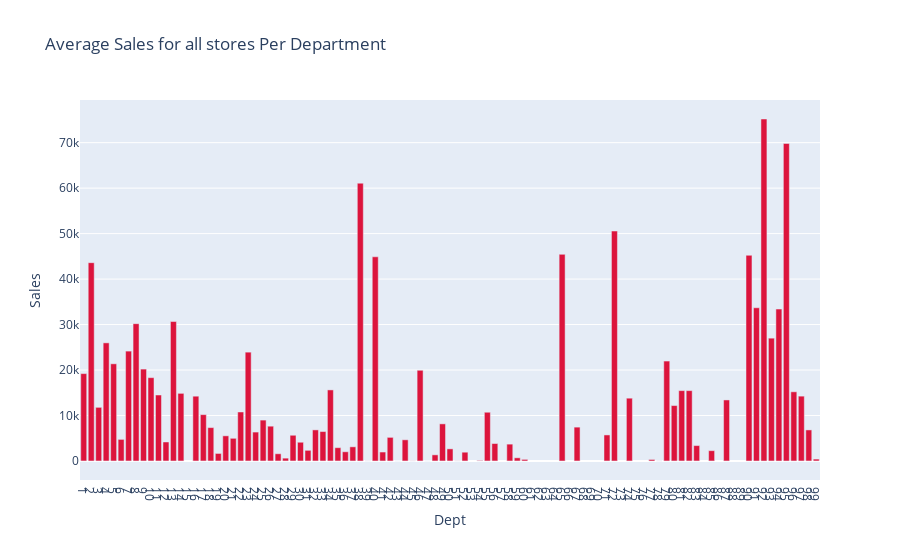

This figure's notebook cell:
### Code cell
#averagee department sales barblot
dept_sales = train.groupby('Dept')['Weekly_Sales'].mean().sort_values(ascending=False)


fig = px.bar(dept_sales, 
             x=dept_sales.index, 
             y=dept_sales.values,  
             title="Average Sales for all stores Per Department",
             labels={'x':'Dept', 'y':'Sales'},
             color_discrete_sequence=["#DC143C"])

fig.update_xaxes(tick0=1, dtick=1)

fig.show()

### Figure 1 — Plotly figure (JSON) as saved in the notebook; plotly's stock layout.template omitted (floating-point values rounded to 4 significant figures)
{"data": [{"alignmentgroup": "True", "hovertemplate": "Dept=%{x}<br>Sales=%{y}<extra></extra>", "legendgroup": "", "marker": {"color": "#DC143C", "pattern": {"shape": ""}}, "name": "", "offsetgroup": "", "orientation": "v", "showlegend": false, "textposition": "auto", "type": "bar", "x": [92, 95, 38, 72, 65, 90, 40, 2, 91, 94, 13, 8, 93, 4, 7, 23, 79, 5, 9, 46, 1, 10, 34, 81, 82, 96, 14, 11, 97, 16, 74, 87, 80, 3, 22, 55, 17, 25, 49, 26, 67, 18, 32, 98, 33, 24, 71, 29, 20, 42, 21, 6, 44, 12, 30, 56, 58, 83, 37, 35, 50, 31, 85, 36, 41, 52, 19, 27, 48, 59, 28, 99, 60, 77, 54, 45, 51, 39, 78, 43, 47], "xaxis": "x", "y": [75200.0, 69820.0, 61090.0, 50570.0, 45440.0, 45230.0, 44900.0, 43610.0, 33690.0, 33410.0, 30660.0, 30190.0, 27010.0, 25970.0, 24160.0, 23930.0, 21970.0, 21370.0, 20210.0, 19940.0, 19210.0, 18320.0, 15630.0, 15470.0, 15470.0, 15210.0, 14870.0, 14510.0, 14260.0, 14250.0, 13810.0, 13420.0, 12180.0, 11790.0, 10770.0, 10720.0, 10190.0, 8988.0, 8160.0, 7649.0, 7441.0, 7337.0, 6833.0, 6825.0, 6472.0, 6354.0, 5723.0, 5654.0, 5529.0, 5190.0, 4983.0, 4748.0, 4652.0, 4175.0, 4118.0, 3834.0, 3703.0, 3383.0, 3111.0, 2921.0, 2659.0, 2339.0, 2264.0, 2023.0, 1966.0, 1928.0, 1655.0, 1583.0, 1345.0, 694.5, 618.1, 415.5, 347.4, 329.0, 108.3, 23.21, 21.93, 11.12, 7.297, 1.193, -7.683], "yaxis": "y"}], "layout": {"barmode": "relative", "legend": {"tracegroupgap": 0}, "title": {"text": "Average Sales for all stores Per Department"}, "xaxis": {"anchor": "y", "domain": [0, 1], "dtick": 1, "tick0": 1, "title": {"text": "Dept"}}, "yaxis": {"anchor": "x", "domain": [0, 1], "title": {"text": "Sales"}}}}
